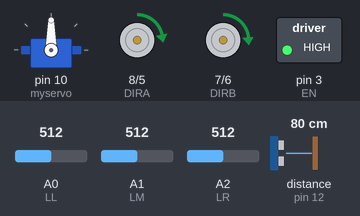
The sketch below on a simulated Arduino Uno, built with avr-gcc and run on an emulated ATmega328P. Parts: servo, direction and speed pins drawn as motors (green arrow = direction pin HIGH = forward, orange = LOW = backward, longer = more drive), switched loads named in the sketch (green lamp = pin HIGH). Wiring (inferred from the names in the program): ultrasonic range finder: trigger pin 13; echo pin 12. The inputs (shaded band) are chosen by the test bench; at power-on: distance to the obstacle (sensor on pin 12) 80 cm, A0 (LL) = 512, A1 (LM) = 512, A2 (LR) = 512. The echo pulse lasts 58.3 µs per cm; pins used as bus, display or sensor lines are not drawn; what the sketch prints to the serial monitor is not drawn.

Above: at 1.2 s.
1.3 s: distance to the obstacle (sensor on pin 12) set to 2 cm
Timing chart, 0 to 4.3 s (numbered marks = the images above; inputs shaded):
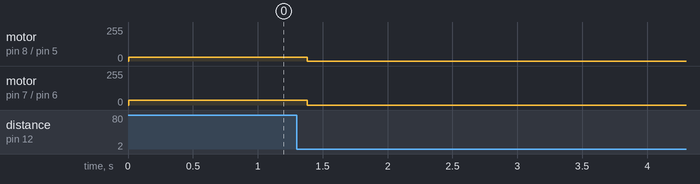

The sketch:

main.ino
```cpp
//This code is based on starter code provided by Elegoo
//www.elegoo.com

#include <Servo.h>  //servo library
Servo myservo;      // create servo object to control servo

//Define all of the pins used.  These are NOT up to us, but rather what Elegoo decided.  Don't change.
const int numLine = 4;
bool gatePassed = false;
int stripeCount = 0;
int Echo = 12;
int Trig = 13;

#define ENA 5
#define ENB 6
#define DIRA 8
#define DIRB 7
#define EN 3
//Line follower pins
#define LR A2
#define LM A1
#define LL A0

/******************************Helper functions*********************************************/
//Begin helper functions.  You should CALL these functions, but do not change them.  You DO NOT need to worry about the details inside the functions.

//The functions below set the left and right motor speeds and directions.
//Speed is an integer from 0 - 255 that determines the motor speed.
//Direction is 1 for forward and 0 for backwards.
void leftMotor(int lspeed, bool ldirection){
  analogWrite(ENA, lspeed);
  if (ldirection)
  {
    digitalWrite(DIRA, HIGH);
  }
  else
  {
    digitalWrite(DIRA, LOW);
  }
}
void rightMotor(int rspeed, bool rdirection){
  analogWrite(ENB, rspeed);
  if (rdirection)
  {
    digitalWrite(DIRB, HIGH);
  }
  else
  {
    digitalWrite(DIRB, LOW);
  }
}
//  The function below stops.  This is the same as just setting motor speeds to zero - not really necessary
void stop() {
  digitalWrite(ENA, LOW);
  digitalWrite(ENB, LOW);
}

//Ultrasonic distance measurement helper function - returns a float with distance in cm
float Distance_test() {
  digitalWrite(Trig, LOW);
  delayMicroseconds(2);
  digitalWrite(Trig, HIGH);
  delayMicroseconds(10);
  digitalWrite(Trig, LOW);
  float Fdistance = pulseIn(Echo, HIGH);
  Fdistance= Fdistance / 58.0;
  return Fdistance;
}

/*************************Setup*************************************************/
//You shouldn't need to touch this - it is merely setting up pins and stopping the motors at the start
void setup() {
  myservo.attach(10,500,2400);  // attach servo on pin 10 to servo object
  Serial.begin(9600);     //For debugging
  pinMode(Echo, INPUT);
  pinMode(Trig, OUTPUT);
  pinMode(DIRA, OUTPUT);
  pinMode(DIRB, OUTPUT);
  pinMode(ENA, OUTPUT);
  pinMode(ENB, OUTPUT);
  pinMode(EN,OUTPUT);
  digitalWrite(EN,HIGH);
  stop();
}
/********************************Loop - yours to edit!****************************************************************************/
//Below is some skeleton code that calls functions.  Your primary task is to edit this code to accomplish your goals.
void loop() {
   //Here is how you set the servo angle
    //myservo.write(90);  //setservo position to angle; 90 is nominally straight in front
    //Each time you change the servo, you should give it some time to reach the destination

    //Here is how you get the distance in cm
    float distance = Distance_test();

    //Here is how you drive your car - this sample drives the car forward
    int rspeed = 37.5;
    int lspeed = 30;
    leftMotor(lspeed,1);  //Replace 1 with zero to reverse the direction for either motor
    rightMotor(rspeed,1);

    //Here is how you tell if the line following sensor is seeing the black tape
    //Check the values you read when on tape and off to see how to interpret these readings!
    int onTapeLeft = analogRead(LL);
    int onTapeRight = analogRead(LR);
    int onTapeMiddle = analogRead(LM);

    if (gatePassed == false) myservo.write(90);

    while (distance <= 13) {
      stop();
      delay(15000);
      distance = Distance_test();
      if (distance > 15 && gatePassed == false) {
        gatePassed = true;
      }
      if(gatePassed == true) {
        myservo.write(180);
      }
    }

    if (gatePassed == true && (onTapeMiddle >= 100 || onTapeLeft >= 100 || onTapeRight >= 100)) {
      stripeCount++;
      if (stripeCount % 2 == 1) myservo.write(-90);
      else myservo.write(180);
      delay(500);
    }

    if (stripeCount == numLine){
      delay(500);
      stop();
      delay(15000);
    }

    //Report variables back for your sanity
    Serial.print("Distance Reading: ");
    Serial.print(distance);
    Serial.println(" cm");
    Serial.print("Left Line Sensor: ");
    Serial.println(onTapeLeft);
    Serial.print("Right Line Sensor: ");
    Serial.println(onTapeRight);
    Serial.print("Right Line Middle: ");
    Serial.println(onTapeMiddle);
}
```

Measured:
- after the input at 1.3 s, motor on pin 8 (DIRA) / pin 5 (ENA): forward 30/255 → stopped after 0.08 s; motor on pin 7 (DIRB) / pin 6 (ENB): forward 37/255 → stopped after 0.08 s
